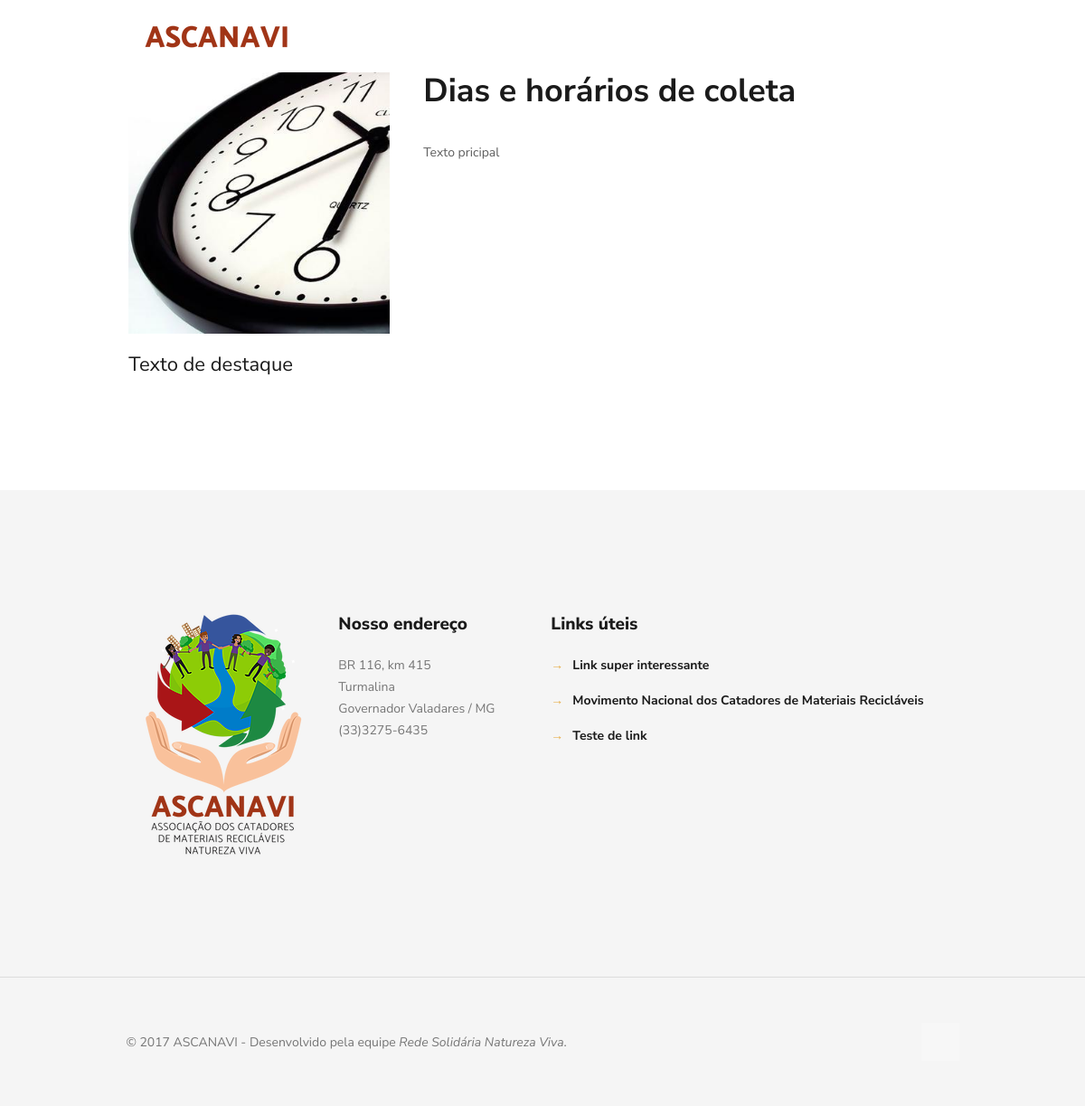
The page /dicas/3 on the database its author committed.
### core/models.py (models this page shows, shortened)
class Dica(models.Model):
    id_cat         = models.ForeignKey('DicasCategoria', verbose_name='categoria')
    dt_hora        = models.DateTimeField(auto_now=True, verbose_name='data e hora da inclusão')
    titulo         = models.CharField(max_length=100, verbose_name='título')
    texto_destaque = models.TextField(max_length=500, verbose_name='texto de destaque')
    texto          = models.TextField()
    imagem         = ResizedImageField(size=[480, 375], upload_to='dicas')

class LinkUtil(models.Model):
    link       = models.URLField()
    descricao  = models.CharField(verbose_name='descrição', max_length=100)
    class Meta:
        verbose_name        = 'link útil'
        verbose_name_plural = 'links úteis'

### core/views.py (the view)
# urls.py: url(r'^dicas/(?P<id>[0-9])$', dica, name='dica'),
def dica(request, id):
    reg     = Dica.objects.get(pk=id)
    contato = Contato.objects.latest('id')
    links   = LinkUtil.objects.order_by('descricao')
    context = {'reg': reg,
               'contato': contato,
               'links': links}
    return render(request, 'dica.html', context)

### core/context_processors.py (called while the page is built)
def contato(request):
    from core.models import Contato
    try:
        contato = Contato.objects.latest('id')
    except Contato.DoesNotExist:
        contato = None
    return {
        'contato': contato,
    }

### templates/dica.html (shortened to what this page needs)
{% load static %}
<!DOCTYPE html>
<html class="no-js">
<head>
    <link rel='stylesheet' href="{% static 'core/css/global.css' %}">
    <link rel='stylesheet' href="{% static 'core/css/structure.css' %}">
    <link rel='stylesheet' href="{% static 'core/css/home.css' %}">
    <link rel='stylesheet' href="{% static 'core/css/custom.css' %}">
</head>
<body class="color-custom style-simple layout-full-width nice-scroll-on button-flat if-zoom if-border-hide no-content-padding hide-love header-classic minimalist-header-no sticky-header sticky-tb-color ab-hide subheader-both-center menu-link-color menuo-no-borders menuo-right mobile-tb-left mobile-side-slide mobile-mini-mr-lc mobile-header-mini mobile-sticky">
    <div id="Wrapper">
        {% include 'header.html' %}
        <div id="Content">
            <div class="content_wrapper clearfix">
                <div class="sections_group">
                    <div class="entry-content">
                        <div class="section mcb-section" style="/*padding-top:140px;*/padding-bottom:90px;">
                            <div class="section_wrapper mcb-section-inner">
                                <div class="wrap mcb-wrap one-third  column-margin-20px valign-top clearfix" style="padding:0 1%">
                                    <div class="mcb-wrap-inner">
                                        <div class="column mcb-column one column_image ">
                                            <div class="image_frame image_item no_link scale-with-grid aligncenter no_border">
                                                <div class="image_wrapper"><img class="scale-with-grid" src="{{ reg.imagem.url }}" alt="" width="780" height="610" />
                                                </div>
                                            </div>
                                        </div>
                                        <div class="column mcb-column one column_column ">
                                            <div class="column_attr clearfix">
                                                <h4>{% firstof reg.texto_destaque 'Registro não encotrado...' %}</h4>
                                            </div>
                                        </div>
                                    </div>
                                </div>
                                <div class="wrap mcb-wrap two-third  valign-top clearfix" style="padding:0 0 0 2%">
                                    <div class="mcb-wrap-inner">
                                        <div class="column mcb-column one column_column  column-margin-20px">
                                            <div class="column_attr clearfix">
                                                <h3>{% if reg %}{{ reg.titulo }}{% else %}Registro não encontrado...{% endif %}</h3>
                                            </div>
                                        </div>
                                        <div class="column mcb-column one column_column ">
                                            <div class="column_attr clearfix" style=" padding:0 5% 0 0;">
                                                {% if reg %}{{ reg.texto|safe }}{% endif %}
                                            </div>
                                        </div>
                                    </div>
                                </div>
                            </div>
                        </div>
                    </div>
                </div>
            </div>
        </div>
        {% include 'footer.html' %}
    </div>
</body>
</html>

### templates/footer.html (shortened to what this page needs)
{% load static %}
<footer id="Footer" class="clearfix">
            <div class="widgets_wrapper" style="padding:120px 0 110px;">
                <div class="container">
                    <div class="column one-fourth">
                        <aside class="widget widget_text">
                            <div class="textwidget" align="center">
                                <img src="{% static 'core/images/ascanavi-logo.png' %}" alt="Logo da ASCANAVI">
                            </div>
                        </aside>
                    </div>
                    <div class="column one-fourth">
                        <aside class="widget widget_text">
                            <div class="textwidget">
                                <div style="padding-right: 15%;">
                                    <h5>Nosso endereço</h5>
                                    <hr class="no_line" style="margin: 0 auto 5px;" />
                                    <p>
                                        BR 116, km 415
                                        <br> Turmalina
                                        <br> Governador Valadares / MG
                                        <br> (33)3275-6435
                                    </p>
                                    <hr class="no_line" style="margin: 0 auto 10px;" />
                                    {% if contato %}
                                    <p style="font-size: 18px; line-height: 18px; letter-spacing: 10px;">
                                        <a style="color: #b5b5b5;" href="{{ contato.facebook }}" target="_blank"><i class="icon-facebook"></i></a>
                                    </p>
                                    {% endif %}
                                </div>
                            </div>
                        </aside>
                    </div>
                    <div class="column one-second">
                        <aside class="widget widget_text">
                            <div class="textwidget">
                                    <h5>Links úteis</h5>
                                    <hr class="no_line" style="margin: 0 auto 5px;" />
                                    <ul style="font-weight: 700;">
                                        {% for l in links %}
                                            <li style="margin-bottom: 15px;">
                                                <span style="color: #e6ae48; margin-right: 10px;">&rarr;</span><a href="{{ l.link }}" target="_blank">{{ l.descricao }}</a>
                                            </li>
                                        {% endfor %}
                                </ul>
                            </div>
                        </aside>
                    </div>
                </div>
            </div>
            <div class="footer_copy">
                <div class="container">
                    <div class="column one">
                        <a id="back_to_top" class="button button_left button_js" href="#"><span class="button_icon"><i class="icon-up-open-big"></i></span></a>
                        <div class="copyright">
                            &copy; {% now 'Y' %} ASCANAVI - Desenvolvido pela equipe <em>Rede Solidária Natureza Viva</em>.
                        </div>
                    </div>
                </div>
            </div>
        </footer>

### core/static/core/css/home.css (style rules this page uses)
#Footer { background-color: #f5f5f5; }
body, ul.timeline_items, .icon_box a .desc, .icon_box a:hover .desc, .feature_list ul li a, .list_item a, .list_item a:hover, .widget_recent_entries ul li a, .flat_box a, .flat_box a:hover, .story_box .desc, .content_slider.carouselul li a .title, .content_slider.flat.description ul li .desc, .content_slider.flat.description ul li a .desc, .post-nav.minimal a i { color: #5e5e5e; }
a { color: #e6ae48; }
h3, h3 a, h3 a:hover { color: #1a1a1a; }
h4, h4 a, h4 a:hover, .style-simple .sliding_box .desc_wrapper h4 { color: #1a1a1a; }
h5, h5 a, h5 a:hover { color: #1a1a1a; }
a.button, a.tp-button { background-color: #f7f7f7; color: #747474; }
#Footer, #Footer .widget_recent_entries ul li a { color: #767676; }
#Footer a { color: #1a1a1a; }
#Footer h1, #Footer h1 a, #Footer h1 a:hover, #Footer h2, #Footer h2 a, #Footer h2 a:hover, #Footer h3, #Footer h3 a, #Footer h3 a:hover, #Footer h4, #Footer h4 a, #Footer h4 a:hover, #Footer h5, #Footer h5 a, #Footer h5 a:hover, #Footer h6, #Footer h6 a, #Footer h6 a:hover { color: #1a1a1a; }
.image_frame { border-color: #f8f8f8; }
html { background-color: #fff; }
#Wrapper, #Content { background-color: #fff; }
body, button, span.date_label, .timeline_items li h3 span, input[type="submit"], input[type="reset"], input[type="button"], input[type="text"], input[type="password"], input[type="tel"], input[type="email"], textarea, select, .offer_li .title h3 { font-family: "Nunito Sans", Arial, Tahoma, sans-serif; }
h1, h2, h3, h4, .text-logo #logo { font-family: "Nunito Sans", Arial, Tahoma, sans-serif; }
h5, h6 { font-family: "Nunito Sans", Arial, Tahoma, sans-serif; }
body { font-size: 14px; line-height: 24px; font-weight: 400; letter-spacing: 0px; }
h3 { font-size: 36px; line-height: 42px; font-weight: 700; letter-spacing: 0px; }
h4 { font-size: 22px; line-height: 28px; font-weight: 400; letter-spacing: 0px; }
h5 { font-size: 19px; line-height: 26px; font-weight: 800; letter-spacing: 0px; }
#Footer .footer_copy { border-top: 1px solid rgba(0, 0, 0, 0.1); }
#Footer .footer_copy .one { margin-bottom: 50px; padding-top: 60px; }

### rows shown on the page
Dica: imagem (picture), texto_destaque "Texto de destaque", titulo "Dias e horários de coleta", texto "Texto pricipal"
LinkUtil: descricao "Link super interessante"
LinkUtil: descricao "Movimento Nacional dos Catadores de Materiais Recicláveis"
LinkUtil: descricao "Teste de link"
